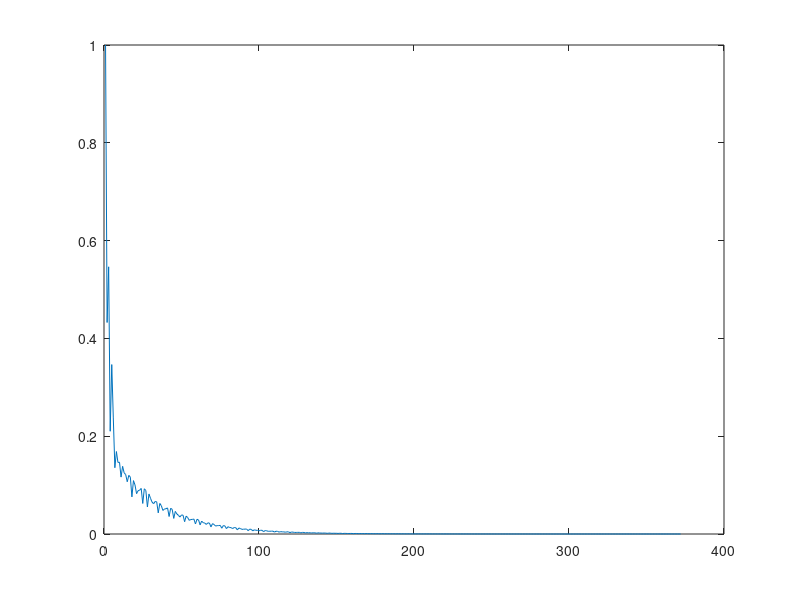

Write the MATLAB code that produced this figure.
A=[0.8 -0.4 0; 
  -0.4 0.8 -0.4;
  0 -0.4 0.8];

% [m,n]=size(A);
n = length(A);

B=[41; 25; 105;];

tol=0.000001;

Xf = zeros(3, 1);
Xgs= zeros(3, 1);
Xold=ones(3,1);
Error=1;
avgerr=0;
w=1.2;
Xsor=zeros(3,1);
err=1;
errplot=zeros(1000,1);
itterationplot=zeros(1000,1);
for i=1:1000  %Iteration
    flag=0;
    
    % Calculating Xgs here (Gauss Siedel)
    for j=1:n %Row loop
        sum1=0;
        for k=1:j-1 % Calculating Sum
            sum1=sum1+A(j,k)*Xf(k);
        end
        sum2=0;
        for k=j+1:n %Calculating Sum
            sum2=sum2+A(j,k)*Xold(k);
        end
        Xgs(j)=(1/A(j,j))*(B(j)-sum1-sum2);  % Calculating Xnew   
    end
    
    Xold = Xf;
    % Calculating SOR here
    Xf = Xold + w*(Xgs - Xold);
    
    
    if max(abs((Xf-Xold)./Xf)) < tol
        flag = 1;
    end
    
    err(i) = max(abs((Xf - Xold)./Xf));

    if(flag==1)
        break;
    end
end

plot(1:i, err)